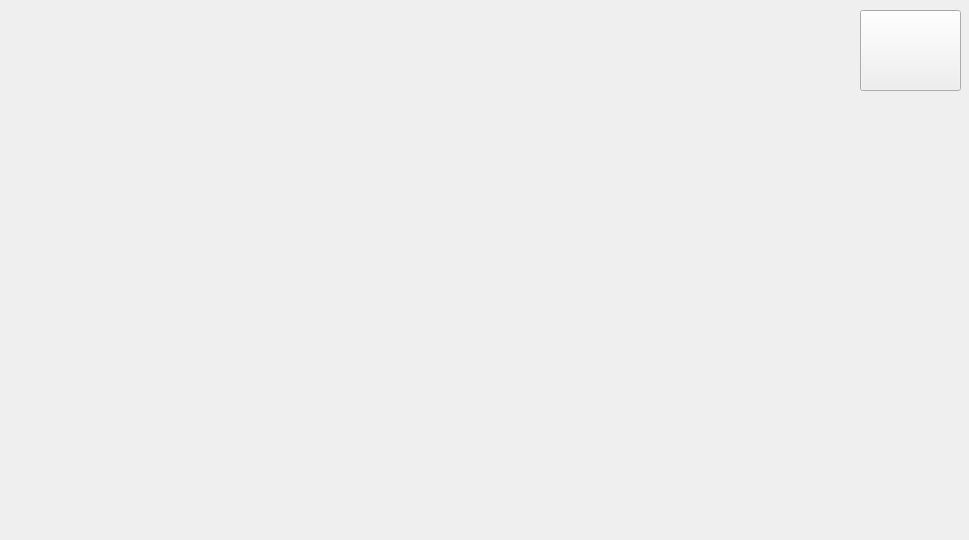
<?xml version="1.0" encoding="UTF-8"?>
<ui version="4.0">
 <class>Form</class>
 <widget class="QWidget" name="Form">
  <property name="geometry">
   <rect>
    <x>0</x>
    <y>0</y>
    <width>969</width>
    <height>540</height>
   </rect>
  </property>
  <property name="windowTitle">
   <string>Handwriting</string>
  </property>
  <widget class="QPushButton" name="buttonErase">
   <property name="geometry">
    <rect>
     <x>860</x>
     <y>10</y>
     <width>101</width>
     <height>81</height>
    </rect>
   </property>
   <property name="text">
    <string/>
   </property>
   <property name="icon">
    <iconset>
     <normaloff>gomme.png</normaloff>gomme.png</iconset>
   </property>
   <property name="iconSize">
    <size>
     <width>100</width>
     <height>100</height>
    </size>
   </property>
   <property name="checkable">
    <bool>true</bool>
   </property>
   <property name="checked">
    <bool>false</bool>
   </property>
  </widget>
 </widget>
 <resources/>
 <connections/>
</ui>
